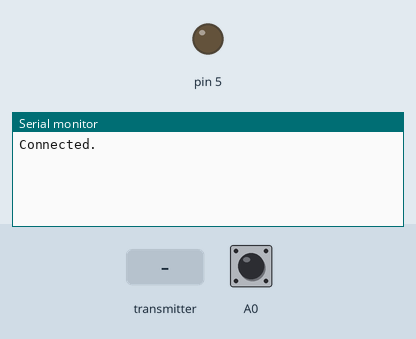
Recording of a program running on a simulated Arduino Uno, built with avr-gcc and run on an emulated ATmega328P. Parts: output pins drawn as LEDs (lit = HIGH), the last lines printed to the serial monitor. Inputs (shaded band) come from the test bench; at power-on: A0 HIGH. No radio packets arrive unless stated.

Above: at 1.2 s.
1.3 s: A0 pulled LOW for 0.15 s
At 2.6 s:
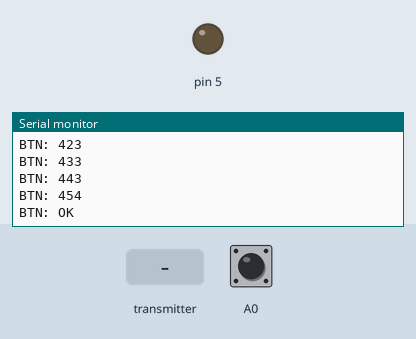
2.9 s: A0 driven LOW
At 4.0 s:
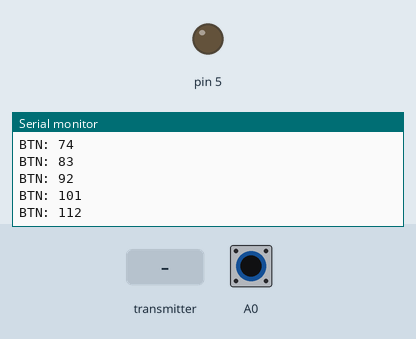
5.9 s: the transmitter starts sending gelen = 0
8.9 s: the transmitter starts sending gelen = 256
11.9 s: the transmitter starts sending gelen = 1023
Timing chart, 0 to 14.9 s (numbered marks = the images above; inputs shaded):
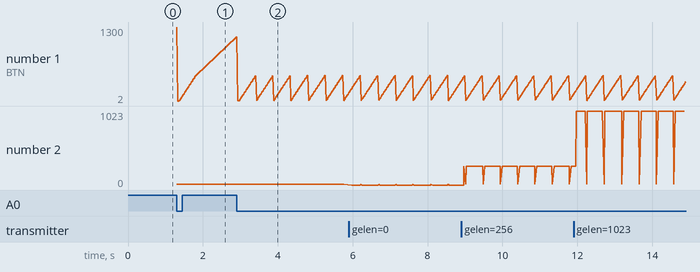

The program:

main.cpp
```cpp
#include <Arduino.h>
#include <SPI.h>
#include <nRF24L01.h>
#include <RF24.h>

#define button A0

RF24 radio(9, 10); // CE, CSN

int gelen;

const byte addresses[][6] = {"1Node", "2Node"};

unsigned long timr2 = 0;

bool buttArc = false;

void setup() {
    pinMode(A0, INPUT_PULLUP);
    pinMode(5, OUTPUT);
    Serial.begin(9600);
    if (!radio.begin())
    {
        Serial.println("Hw not working!");
        while (true){
            digitalWrite(5, HIGH);
            delay(100);
            digitalWrite(5, LOW);
            delay(1900);
        }
    }
    else Serial.println("Connected.");
    radio.openReadingPipe(1, addresses[0]);
    radio.openWritingPipe(addresses[1]);
    radio.setPALevel(RF24_PA_MIN);

    digitalWrite(5, LOW);
}

void loop() {
    radio.startListening();
    if (radio.available())
    {
        while(radio.available())
        {
            radio.read(&gelen, sizeof(gelen));
            Serial.println(gelen);
            if (gelen == 12)
            {
                digitalWrite(5, HIGH);
            }
            else if (gelen == 11)
            {
                digitalWrite(5, LOW);
            }
        }
    }
    if (!digitalRead(A0) && !buttArc)
    {
        buttArc = true;
        radio.stopListening();
        int buff = 10;
        if (radio.write(&buff, sizeof(buff)))
        {
            Serial.println("10");
        }
        else Serial.println("ERR");
        radio.startListening();
    }
    if (buttArc)
    {
        Serial.print("BTN: ");
        Serial.println((millis() - timr2));
    }
    if (buttArc && ((millis() - timr2) >= 450))
    {
        Serial.println("BTN: OK");
        buttArc = false;
        timr2 = millis();
    }
}
```

Measured:
- after the input at 1.3 s, the serial monitor: prints a new line at once (image 1)
- after the input at 2.9 s, the serial monitor: prints a new line at once (image 2)
- plotted number 1: 454 → 143 after the input at 2.9 s
